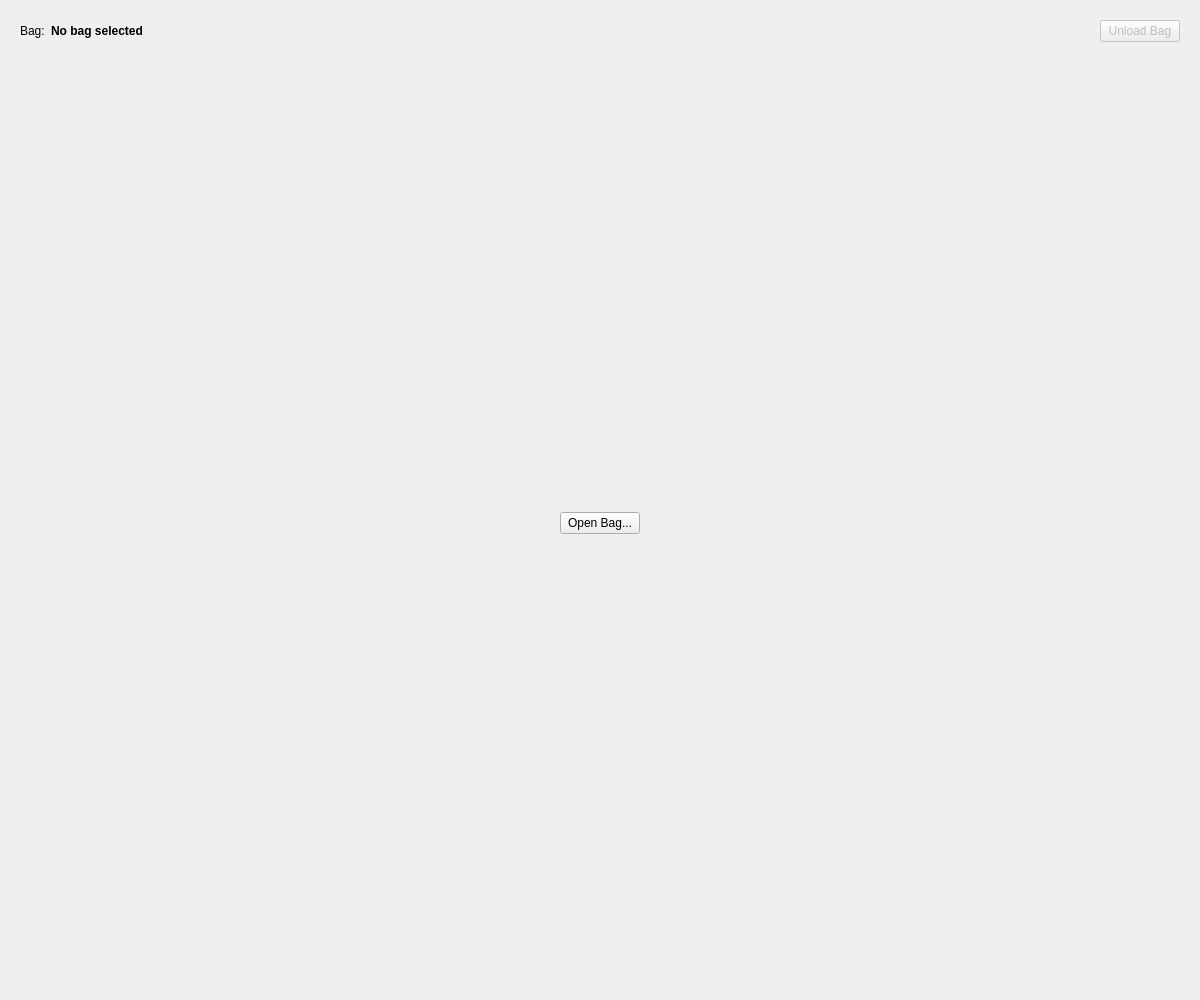
<?xml version="1.0" encoding="UTF-8"?>
<ui version="4.0">
 <class>Dialog</class>
 <widget class="QDialog" name="Dialog">
  <property name="geometry">
   <rect>
    <x>0</x>
    <y>0</y>
    <width>1200</width>
    <height>1000</height>
   </rect>
  </property>
  <property name="sizePolicy">
   <sizepolicy hsizetype="Fixed" vsizetype="Fixed">
    <horstretch>0</horstretch>
    <verstretch>0</verstretch>
   </sizepolicy>
  </property>
  <property name="windowTitle">
   <string>Load Bag Data</string>
  </property>
  <layout class="QVBoxLayout" name="verticalLayout">
   <item>
    <widget class="QWidget" name="widget" native="true">
     <layout class="QHBoxLayout" name="horizontalLayout">
      <item>
       <widget class="QLabel" name="label">
        <property name="text">
         <string>Bag:</string>
        </property>
       </widget>
      </item>
      <item>
       <widget class="QLabel" name="currentBagPathLabel">
        <property name="font">
         <font>
          <weight>75</weight>
          <bold>true</bold>
         </font>
        </property>
        <property name="text">
         <string>No bag selected</string>
        </property>
       </widget>
      </item>
      <item>
       <spacer name="horizontalSpacer">
        <property name="orientation">
         <enum>Qt::Horizontal</enum>
        </property>
        <property name="sizeHint" stdset="0">
         <size>
          <width>40</width>
          <height>20</height>
         </size>
        </property>
       </spacer>
      </item>
      <item>
       <widget class="QPushButton" name="unloadBagButton">
        <property name="enabled">
         <bool>false</bool>
        </property>
        <property name="text">
         <string>Unload Bag</string>
        </property>
       </widget>
      </item>
     </layout>
    </widget>
   </item>
   <item>
    <widget class="QStackedWidget" name="stackedWidget">
     <property name="currentIndex">
      <number>1</number>
     </property>
     <widget class="QWidget" name="dataLoaderWidgetContainer">
      <layout class="QVBoxLayout" name="verticalLayout_2">
       <item>
        <widget class="DataLoaderWidget" name="dataLoaderWidget" native="true">
         <property name="sizePolicy">
          <sizepolicy hsizetype="Preferred" vsizetype="MinimumExpanding">
           <horstretch>0</horstretch>
           <verstretch>0</verstretch>
          </sizepolicy>
         </property>
        </widget>
       </item>
       <item>
        <widget class="QWidget" name="widget_3" native="true">
         <property name="sizePolicy">
          <sizepolicy hsizetype="MinimumExpanding" vsizetype="Preferred">
           <horstretch>0</horstretch>
           <verstretch>0</verstretch>
          </sizepolicy>
         </property>
         <layout class="QHBoxLayout" name="horizontalLayout_2">
          <item>
           <widget class="QGroupBox" name="groupBox">
            <property name="sizePolicy">
             <sizepolicy hsizetype="Preferred" vsizetype="Preferred">
              <horstretch>0</horstretch>
              <verstretch>0</verstretch>
             </sizepolicy>
            </property>
            <property name="title">
             <string>Options</string>
            </property>
            <layout class="QVBoxLayout" name="verticalLayout_3">
             <item>
              <widget class="QWidget" name="widget_2" native="true">
               <layout class="QHBoxLayout" name="horizontalLayout_3">
                <item>
                 <widget class="QRadioButton" name="takeAllRadio">
                  <property name="text">
                   <string>Take All</string>
                  </property>
                  <property name="checked">
                   <bool>true</bool>
                  </property>
                  <attribute name="buttonGroup">
                   <string notr="true">takeRadioGroup</string>
                  </attribute>
                 </widget>
                </item>
                <item>
                 <widget class="QRadioButton" name="takeLastRadio">
                  <property name="text">
                   <string>Take Last</string>
                  </property>
                  <property name="checked">
                   <bool>false</bool>
                  </property>
                  <attribute name="buttonGroup">
                   <string notr="true">takeRadioGroup</string>
                  </attribute>
                 </widget>
                </item>
                <item>
                 <widget class="QRadioButton" name="takeSampleRadio">
                  <property name="text">
                   <string>Take Sample</string>
                  </property>
                  <attribute name="buttonGroup">
                   <string notr="true">takeRadioGroup</string>
                  </attribute>
                 </widget>
                </item>
               </layout>
              </widget>
             </item>
             <item>
              <widget class="QWidget" name="sampleIntervalGroup" native="true">
               <property name="enabled">
                <bool>false</bool>
               </property>
               <layout class="QHBoxLayout" name="horizontalLayout_4">
                <item>
                 <widget class="QLabel" name="label_2">
                  <property name="text">
                   <string>Sample Interval:</string>
                  </property>
                 </widget>
                </item>
                <item>
                 <widget class="QSpinBox" name="sampleIntervalBox">
                  <property name="minimum">
                   <number>1</number>
                  </property>
                  <property name="maximum">
                   <number>100000</number>
                  </property>
                 </widget>
                </item>
               </layout>
              </widget>
             </item>
            </layout>
           </widget>
          </item>
          <item>
           <spacer name="horizontalSpacer_2">
            <property name="orientation">
             <enum>Qt::Horizontal</enum>
            </property>
            <property name="sizeHint" stdset="0">
             <size>
              <width>40</width>
              <height>20</height>
             </size>
            </property>
           </spacer>
          </item>
          <item>
           <widget class="QPushButton" name="addLayerButton">
            <property name="text">
             <string>Add Layer</string>
            </property>
           </widget>
          </item>
          <item>
           <spacer name="horizontalSpacer_3">
            <property name="orientation">
             <enum>Qt::Horizontal</enum>
            </property>
            <property name="sizeHint" stdset="0">
             <size>
              <width>40</width>
              <height>20</height>
             </size>
            </property>
           </spacer>
          </item>
         </layout>
        </widget>
       </item>
      </layout>
     </widget>
     <widget class="QWidget" name="bagSelectionWidget">
      <layout class="QGridLayout" name="gridLayout">
       <item row="0" column="0">
        <widget class="QPushButton" name="openBagButton">
         <property name="sizePolicy">
          <sizepolicy hsizetype="Fixed" vsizetype="Fixed">
           <horstretch>0</horstretch>
           <verstretch>0</verstretch>
          </sizepolicy>
         </property>
         <property name="text">
          <string>Open Bag...</string>
         </property>
        </widget>
       </item>
      </layout>
     </widget>
    </widget>
   </item>
  </layout>
 </widget>
 <customwidgets>
  <customwidget>
   <class>DataLoaderWidget</class>
   <extends>QWidget</extends>
   <header>qgis_ros/ui/data_loader_widget.h</header>
   <container>1</container>
  </customwidget>
 </customwidgets>
 <resources/>
 <connections/>
 <buttongroups>
  <buttongroup name="takeRadioGroup"/>
 </buttongroups>
</ui>
